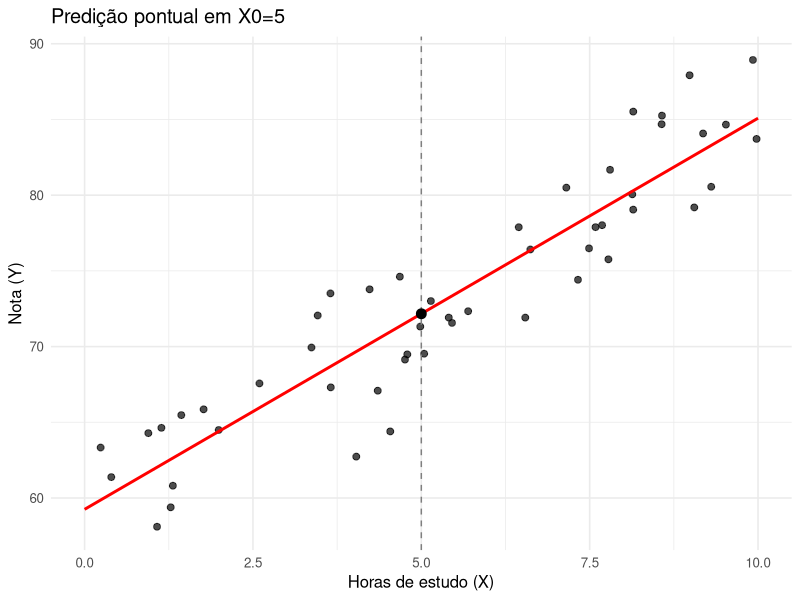
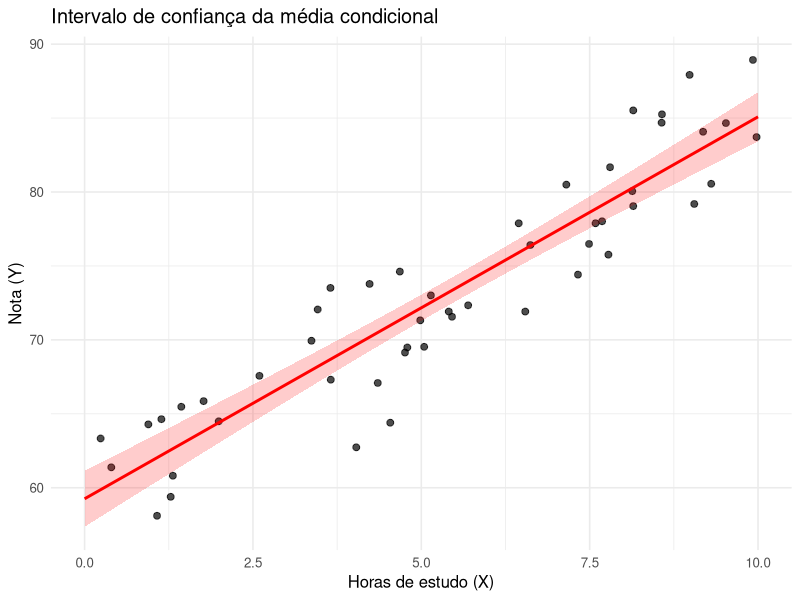
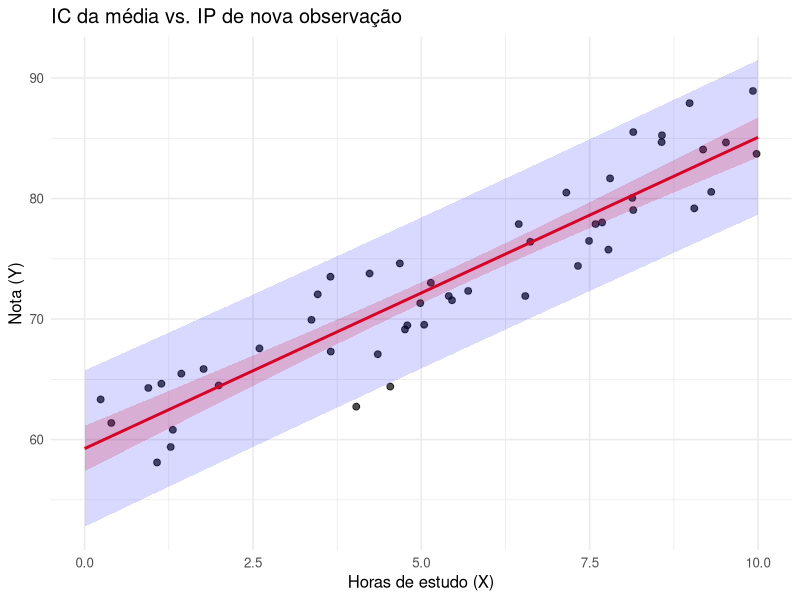
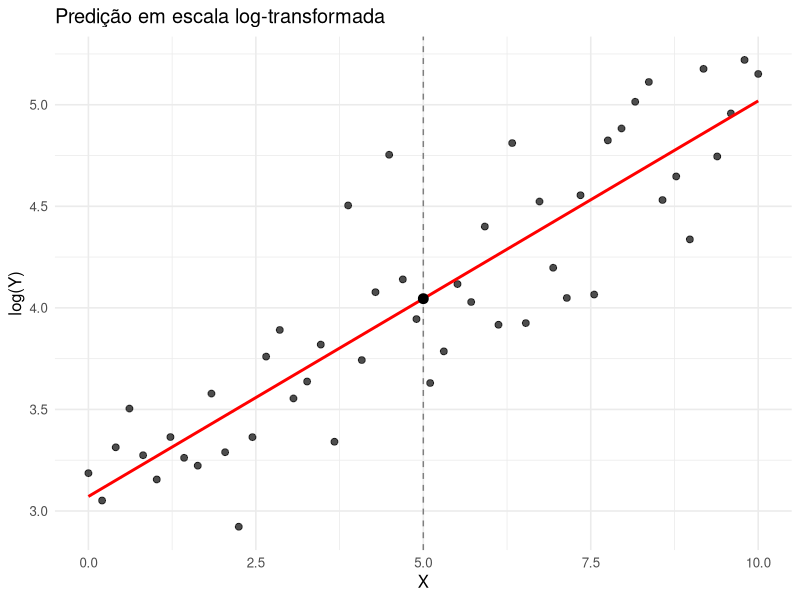

Here is the R script that generated these plots, in order:
## ---- chunk 1
library(dplyr)

set.seed(2025)

# Dados simulados: horas de estudo (X) vs nota (Y)
n <- 50
X <- runif(n, 0, 10)
Y <- 60 + 2.5*X + rnorm(n, 0, 3)

df <- tibble(X = X, Y = Y)

# Ajuste do modelo
mod <- lm(Y ~ X, data = df)

# Grade para desenho da reta
xg <- seq(0, 10, length.out = 200)
## ---- chunk 2
#| fig-cap: "Predição pontual: reta ajustada e valor previsto para X0=5 horas."

suppressPackageStartupMessages({
  library(ggplot2)
})

# Predição em X0=5
X0 <- 5
Y0_hat <- predict(mod, newdata = data.frame(X = X0))

reta <- data.frame(X = xg, Y = predict(mod, newdata = data.frame(X = xg)))

ggplot(df, aes(x = X, y = Y)) +
  geom_point(alpha = 0.7, size = 2) +
  geom_line(data = reta, aes(x = X, y = Y), color = "red", linewidth = 1) +
  geom_vline(xintercept = X0, linetype = "dashed", color = "gray50") +
  geom_point(data = data.frame(X = X0, Y = Y0_hat), aes(x = X, y = Y),
             color = "black", size = 3) +
  labs(x = "Horas de estudo (X)", y = "Nota (Y)", title = "Predição pontual em X0=5") +
  theme_minimal(base_size = 12)
## ---- chunk 3
#| echo: false
#| message: false
#| warning: false
#| fig-cap: "Intervalo de confiança (95%) para a média condicional."
#| fig-width: 7
#| fig-height: 5
#| dpi: 120

library(ggplot2)
library(dplyr)

pred_ic <- predict(
  mod,
  newdata = data.frame(X = xg),
  interval = "confidence",
  level = 0.95
)

band_ic <- tibble(
  X   = xg,
  fit = pred_ic[, "fit"],
  lwr = pred_ic[, "lwr"],
  upr = pred_ic[, "upr"]
)

ggplot(df, aes(x = X)) +
  geom_point(aes(y = Y), alpha = 0.7, size = 2) +
  geom_line(data = band_ic, aes(y = fit), color = "red", linewidth = 1) +
  geom_ribbon(data = band_ic, aes(ymin = lwr, ymax = upr), alpha = 0.2, fill = "red") +
  labs(x = "Horas de estudo (X)", y = "Nota (Y)", title = "Intervalo de confiança da média condicional") +
  theme_minimal(base_size = 12)
## ---- chunk 4
#| echo: false
#| message: false
#| warning: false
#| fig-cap: "Intervalo de confiança vs. intervalo de predição (95%)."
#| fig-width: 7
#| fig-height: 5
#| dpi: 120

library(ggplot2)
library(dplyr)

pred_conf <- predict(
  mod,
  newdata = data.frame(X = xg),
  interval = "confidence",
  level = 0.95
)

pred_pred <- predict(
  mod,
  newdata = data.frame(X = xg),
  interval = "prediction",
  level = 0.95
)

band <- tibble(
  X = xg,
  fit = pred_conf[, "fit"],
  mean_lwr = pred_conf[, "lwr"],
  mean_upr = pred_conf[, "upr"],
  obs_lwr  = pred_pred[, "lwr"],
  obs_upr  = pred_pred[, "upr"]
)

ggplot(df, aes(x = X)) +
  geom_point(aes(y = Y), alpha = 0.7, size = 2) +
  geom_line(data = band, aes(y = fit), color = "red", linewidth = 1) +
  geom_ribbon(data = band, aes(ymin = mean_lwr, ymax = mean_upr),
              alpha = 0.2, fill = "red") +
  geom_ribbon(data = band, aes(ymin = obs_lwr, ymax = obs_upr),
              alpha = 0.15, fill = "blue") +
  labs(x = "Horas de estudo (X)", y = "Nota (Y)", title = "IC da média vs. IP de nova observação") +
  theme_minimal(base_size = 12)
## ---- chunk 5
#| echo: false
#| message: false
#| warning: false
#| fig-cap: "Predição em escala log-transformada e retransformação para Y."
#| fig-width: 7
#| fig-height: 5
#| dpi: 120

suppressPackageStartupMessages({
  library(ggplot2)
  library(dplyr)
})

# Simular dados log-normais
set.seed(2025)
X_t <- seq(0, 10, length.out = 50)
Y_t <- exp(3 + 0.2*X_t + rnorm(50, 0, 0.3))  # log(Y) ~ Normal
df_t <- tibble(X = X_t, Y = Y_t, logY = log(Y_t))

# Ajuste em log(Y)
mod_log <- lm(logY ~ X, data = df_t)

# Predição em X0=5
X0 <- 5
mu_hat <- predict(mod_log, newdata = data.frame(X = X0))
sigma2_hat <- summary(mod_log)$sigma^2

pred_naive <- exp(mu_hat)
pred_corr  <- exp(mu_hat + sigma2_hat/2)

# Grade e reta ajustada em log(Y)
xg2 <- seq(0, 10, length.out = 200)
reta_log <- tibble(X = xg2, logY_hat = predict(mod_log, newdata = data.frame(X = xg2)))

ggplot(df_t, aes(x = X, y = logY)) +
  geom_point(alpha = 0.7, size = 2) +
  geom_line(data = reta_log, aes(x = X, y = logY_hat), color = "red", linewidth = 1) +
  geom_vline(xintercept = X0, linetype = "dashed", color = "gray50") +
  geom_point(data = data.frame(X = X0, logY = as.numeric(mu_hat)),
             aes(x = X, y = logY), color = "black", size = 3) +
  labs(x = "X", y = "log(Y)", title = "Predição em escala log-transformada") +
  theme_minimal(base_size = 12)

cat(sprintf("Predição ingênua em Y: %.2f\n", pred_naive))
cat(sprintf("Predição corrigida em Y: %.2f\n", pred_corr))
